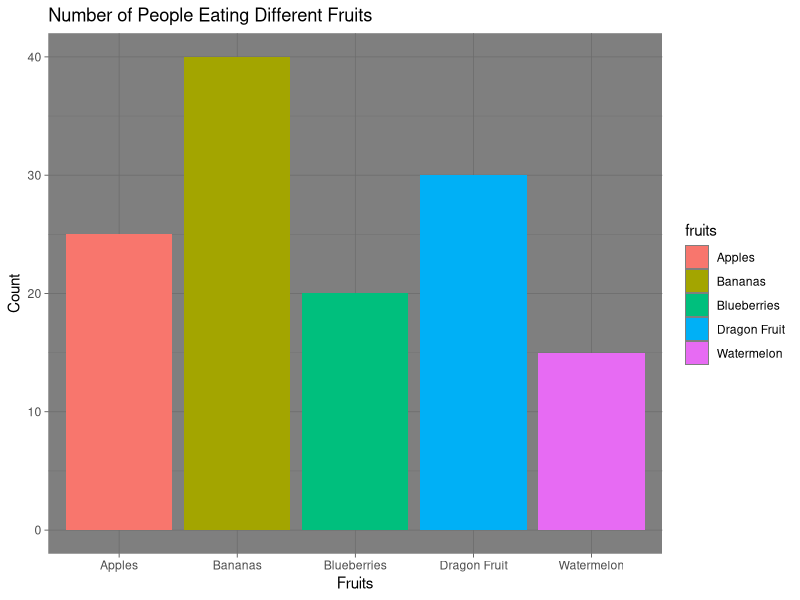
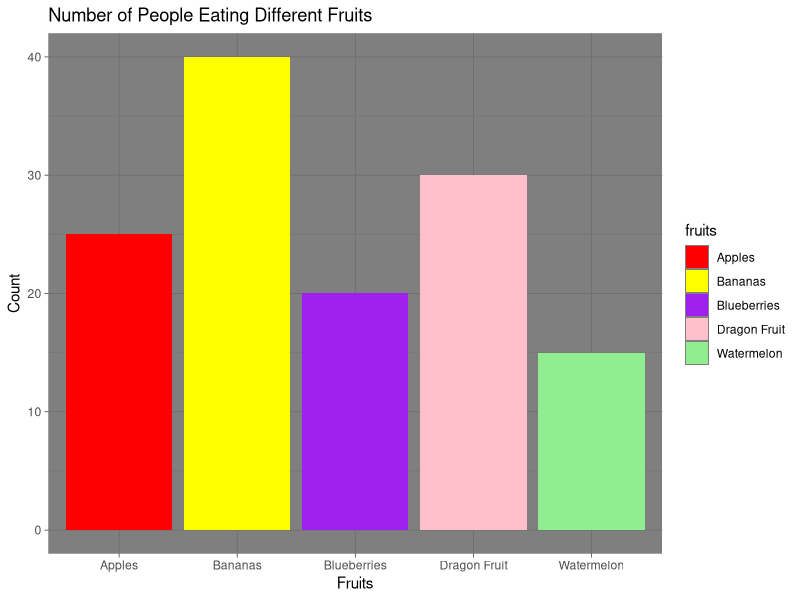

The R source for these figures, in order:
install.packages("ggplot2")
library("ggplot2")
# Create a data frame
data <- data.frame(
  fruits = c("Apples", "Bananas", "Watermelon", "Dragon Fruit", "Blueberries"),
  count = c(25, 40, 15, 30, 20)
)
ggplot(data, aes(x=fruits, y=count, fill=fruits))+
  geom_bar(stat="identity")+
  labs(title = "Number of People Eating Different Fruits",
       x = "Fruits",
       y = "Count")+
  #theme_minimal()
  theme_dark()
ggplot(data, aes(x = fruits, y = count, fill = fruits))+
  geom_bar(stat = "identity")+
  labs(title = "Number of People Eating Different Fruits",
       x = "Fruits",
       y = "Count")+
  scale_fill_manual(values = c("Apples" = "red", 
                               "Bananas" = "yellow", 
                               "Watermelon" = "lightgreen", 
                               "Dragon Fruit" = "pink", 
                               "Blueberries" = "purple"))+
  theme_dark()